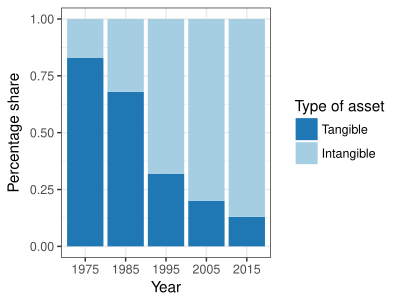

R code for this plot:
library(tidyverse)
library(data.table)

dates <- c(1975, 1985, 1995, 2005, 2015)
tangible <- c(83, 68, 32, 20, 13)
intangible <- c(17, 32, 68, 80, 87)
df <- data.frame(dates, tangible, intangible)
df2 <- 
  df %>% 
  gather(type, value, -dates) %>% 
  mutate(dates = factor(dates))

intangible <- 
  df2 %>% 
  ggplot(aes(x = dates, y = value, fill = type)) + 
  geom_bar(stat = "identity", position = "fill") + 
  xlab("Year") + 
  ylab("Percentage share") + 
  scale_fill_brewer( type = "qual", palette = "Paired", 
                     breaks = c ("tangible", "intangible"),
                     labels = c ("Tangible", 
                                 "Intangible"), 
                     name = "Type of asset") +
  theme_bw()

pdf(file = "capitalism/intangible.pdf", width = 4, height = 3)
intangible
dev.off()
